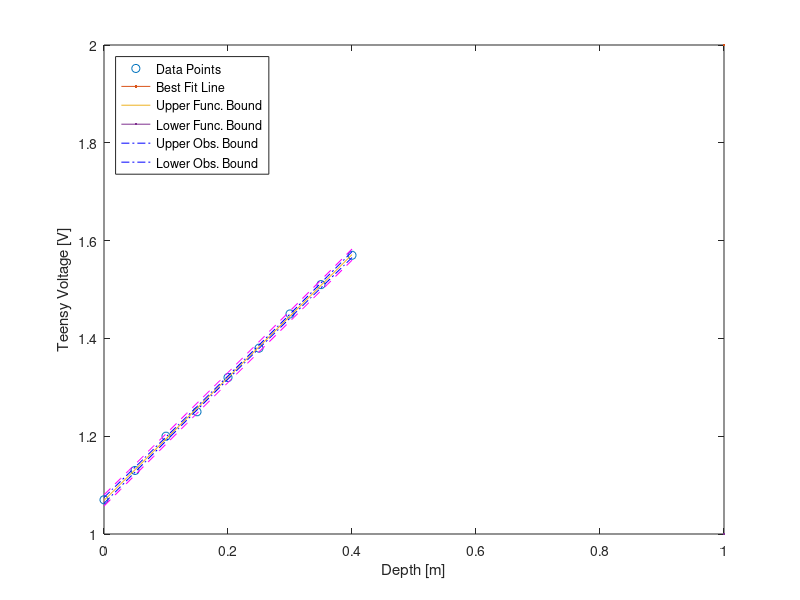

Reproduce this figure in MATLAB.
% Depth and voltage data
depth = 0:0.05:0.4; 
voltage = [1.07, 1.13, 1.20, 1.25, 1.32, 1.38, 1.45, 1.51, 1.57]; 


confLev = 0.95; % The confidence level
N = length(voltage); % The number of data points
depthbar = mean(depth);
voltagebar = mean(voltage);
Sxx = dot((depth-depthbar),(depth-depthbar));
%Sxx = (depth-depthbar)*transpose(depth-depthbar);
% beta1 is the estimated best slope of the best-fit line
beta1 = dot((depth-depthbar),(voltage-voltagebar))/Sxx;
% beta1 = ((depth-depthbar)*transpose(voltage-voltagebar))/Sxx
% beta0 is the estimated best-fit y-intercept of the best fit line
beta0 = voltagebar - beta1*depthbar;
yfit = beta0 + beta1*depth;
SSE = dot((voltage - yfit),(voltage - yfit)); % Sum of the squared residuals
% SSE = (voltage - yfit)*transpose(voltage - yfit) % Sum of the squared residuals
Se = sqrt(SSE/(N-2)); % The Root Mean Square Residual
Sbeta0 = Se*sqrt(1/N + depthbar^2/Sxx);
Sbeta1 = Se/sqrt(Sxx);
% tinv defaults to 1-sided test. We need 2-sises, hence:(1-0.5*(1-confLev))
StdT = tinv((1-0.5*(1-confLev)),N-2); % The Student's t factor
lambdaBeta1 = StdT*Sbeta1; % The 1/2 confidence interval on beta1
lambdaBeta0 = StdT*Sbeta0; % The 1/2 confidence interval on beta0
range = max(depth) - min(depth);
xplot = min(depth):range/30:max(depth); % Generate array for plotting
yplot = beta0 + beta1*xplot; % Generate array for plotting
Syhat = Se*sqrt(1/N + (xplot - depthbar).*(xplot - depthbar)/Sxx);
lambdayhat = StdT*Syhat;
Sy = Se*sqrt(1+1/N + (xplot - depthbar).*(xplot - depthbar)/Sxx);
lambday = StdT*Sy;
figure(1)
plot(depth,voltage,'o', LineWidth=2)
hold on
plot(xplot,yplot, LineWidth=1)
plot(xplot,yplot+lambdayhat,'-.b',xplot,yplot-lambdayhat,'-.b')
plot(xplot,yplot+lambday,'--m',xplot,yplot-lambday,'--m')
xlabel('Depth [m]')
ylabel('Teensy Voltage [V]')
if beta1 > 0 % Fix this
    location = 'northwest';
else
    location = 'northeast';
end
legend('Data Points','Best Fit Line','Upper Func. Bound',...
    'Lower Func. Bound', 'Upper Obs. Bound', 'Lower Obs. Bound',...
    'Location', location)
print("lab 7 section 3.1.png", "-dpng");
hold off

slope = beta1
intercept = beta0

% % Fit a line to the data
% [p, S] = polyfit(depth, voltage, 1); % p(1) is slope & p(2) is the y-intercept
% 
% % 95% confidence interval of fit
% [~, delta] = polyval(p, depth, S);
% 
% % Plot Data
% figure;
% errorbar(depth, voltage, delta, 'o');
% hold on;
% 
% % Best fit
% depthFit = linspace(min(depth), max(depth), 100); 
% voltageFit = polyval(p, depthFit);
% plot(depthFit, voltageFit, '-');
% 
% % Labels
% xlabel('Depth (m)');
% ylabel('Teensy Reported Voltage (V)');
% title('Depth (m) vs. Teensy Voltage (V)');
% 
% % depthCal_slope and depthCal_intercept
% depthCal_slope = p(1);
% depthCal_intercept = p(2);
% 
% % Slope and intercept
% disp(['Slope: ', num2str(depthCal_slope)]);
% disp(['y-intercept: ', num2str(depthCal_intercept)]);
% 
% % Legend
% legend('Data Points with Uncertainty', 'Line of Best Fit', 'Location', 'best');
% 
% 
% 

